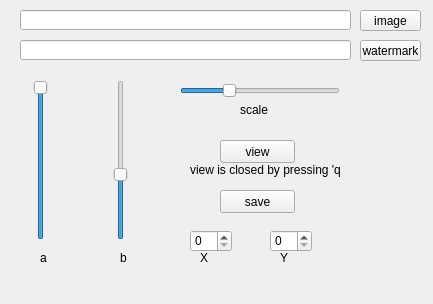
<?xml version="1.0" encoding="UTF-8"?>
<ui version="4.0">
 <class>Form</class>
 <widget class="QWidget" name="Form">
  <property name="geometry">
   <rect>
    <x>0</x>
    <y>0</y>
    <width>433</width>
    <height>304</height>
   </rect>
  </property>
  <property name="windowTitle">
   <string>Form</string>
  </property>
  <widget class="QToolButton" name="broseImg">
   <property name="geometry">
    <rect>
     <x>360</x>
     <y>10</y>
     <width>61</width>
     <height>21</height>
    </rect>
   </property>
   <property name="text">
    <string>image</string>
   </property>
  </widget>
  <widget class="QSlider" name="alphaSlider">
   <property name="geometry">
    <rect>
     <x>30</x>
     <y>80</y>
     <width>22</width>
     <height>160</height>
    </rect>
   </property>
   <property name="maximum">
    <number>100</number>
   </property>
   <property name="sliderPosition">
    <number>100</number>
   </property>
   <property name="orientation">
    <enum>Qt::Vertical</enum>
   </property>
  </widget>
  <widget class="QSlider" name="betaSlider">
   <property name="geometry">
    <rect>
     <x>110</x>
     <y>80</y>
     <width>22</width>
     <height>160</height>
    </rect>
   </property>
   <property name="maximum">
    <number>100</number>
   </property>
   <property name="sliderPosition">
    <number>40</number>
   </property>
   <property name="orientation">
    <enum>Qt::Vertical</enum>
   </property>
  </widget>
  <widget class="QLabel" name="label">
   <property name="geometry">
    <rect>
     <x>40</x>
     <y>250</y>
     <width>16</width>
     <height>16</height>
    </rect>
   </property>
   <property name="text">
    <string>a</string>
   </property>
  </widget>
  <widget class="QLabel" name="label_2">
   <property name="geometry">
    <rect>
     <x>120</x>
     <y>250</y>
     <width>16</width>
     <height>16</height>
    </rect>
   </property>
   <property name="text">
    <string>b</string>
   </property>
  </widget>
  <widget class="QToolButton" name="broseWatermark">
   <property name="geometry">
    <rect>
     <x>360</x>
     <y>40</y>
     <width>61</width>
     <height>21</height>
    </rect>
   </property>
   <property name="text">
    <string>watermark</string>
   </property>
  </widget>
  <widget class="QLineEdit" name="imgPath">
   <property name="geometry">
    <rect>
     <x>20</x>
     <y>10</y>
     <width>331</width>
     <height>20</height>
    </rect>
   </property>
  </widget>
  <widget class="QLineEdit" name="watermarkPath">
   <property name="geometry">
    <rect>
     <x>20</x>
     <y>40</y>
     <width>331</width>
     <height>20</height>
    </rect>
   </property>
  </widget>
  <widget class="QSlider" name="scaleSlider">
   <property name="geometry">
    <rect>
     <x>180</x>
     <y>80</y>
     <width>160</width>
     <height>22</height>
    </rect>
   </property>
   <property name="minimum">
    <number>1</number>
   </property>
   <property name="maximum">
    <number>100</number>
   </property>
   <property name="sliderPosition">
    <number>30</number>
   </property>
   <property name="orientation">
    <enum>Qt::Horizontal</enum>
   </property>
  </widget>
  <widget class="QLabel" name="label_4">
   <property name="geometry">
    <rect>
     <x>240</x>
     <y>100</y>
     <width>31</width>
     <height>20</height>
    </rect>
   </property>
   <property name="text">
    <string>scale</string>
   </property>
  </widget>
  <widget class="QPushButton" name="saveButton">
   <property name="geometry">
    <rect>
     <x>220</x>
     <y>190</y>
     <width>75</width>
     <height>23</height>
    </rect>
   </property>
   <property name="text">
    <string>save</string>
   </property>
  </widget>
  <widget class="QPushButton" name="viewButton">
   <property name="geometry">
    <rect>
     <x>220</x>
     <y>140</y>
     <width>75</width>
     <height>23</height>
    </rect>
   </property>
   <property name="text">
    <string>view</string>
   </property>
  </widget>
  <widget class="QSpinBox" name="positionXBox">
   <property name="geometry">
    <rect>
     <x>190</x>
     <y>230</y>
     <width>42</width>
     <height>22</height>
    </rect>
   </property>
  </widget>
  <widget class="QSpinBox" name="positionYBox">
   <property name="geometry">
    <rect>
     <x>270</x>
     <y>230</y>
     <width>42</width>
     <height>22</height>
    </rect>
   </property>
  </widget>
  <widget class="QLabel" name="label_5">
   <property name="geometry">
    <rect>
     <x>200</x>
     <y>250</y>
     <width>16</width>
     <height>16</height>
    </rect>
   </property>
   <property name="text">
    <string>X</string>
   </property>
  </widget>
  <widget class="QLabel" name="label_6">
   <property name="geometry">
    <rect>
     <x>280</x>
     <y>250</y>
     <width>16</width>
     <height>16</height>
    </rect>
   </property>
   <property name="text">
    <string>Y</string>
   </property>
  </widget>
  <widget class="QLabel" name="label_3">
   <property name="geometry">
    <rect>
     <x>190</x>
     <y>160</y>
     <width>151</width>
     <height>20</height>
    </rect>
   </property>
   <property name="text">
    <string>view is closed by pressing 'q'</string>
   </property>
  </widget>
 </widget>
 <resources/>
 <connections/>
</ui>
